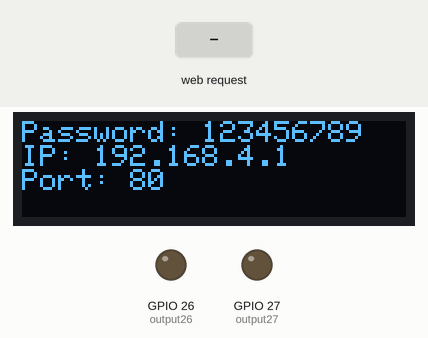
This sketch was run on a simulated ESP32. Shown: 128×32 one-colour display, output pins drawn as LEDs (lit = HIGH). The inputs (shaded band) are chosen by the test bench. The display library's start-up logo is not drawn; what the sketch prints to the serial monitor is not drawn.

Above: at 1.2 s.
1.3 s: HTTP request GET /26/on received
At 2.0 s:
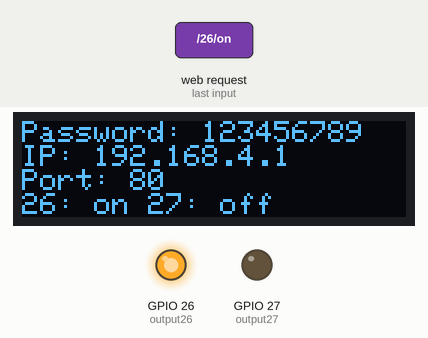
2.8 s: HTTP request GET /27/on received
At 3.1 s:
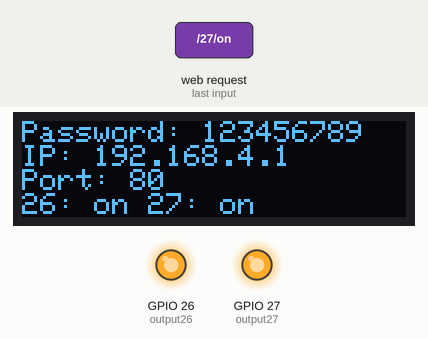
4.3 s: HTTP request GET /26/off received
At 5.5 s:
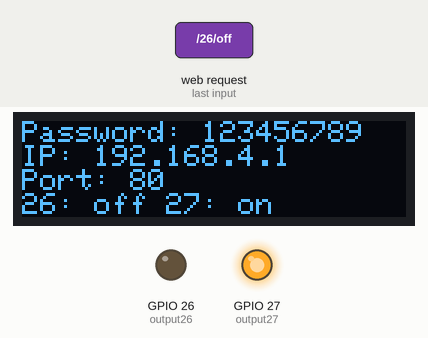
5.8 s: HTTP request GET /27/off received
At 6.6 s:
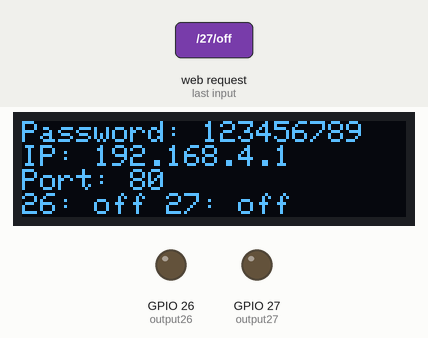
Timing chart, 0 to 8.3 s (numbered marks = the images above; inputs shaded):
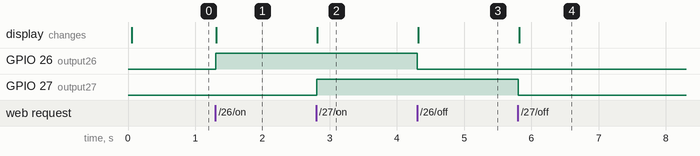

The sketch:

sketch_may11b.ino
```cpp
/*********
  Rui Santos
  Complete project details at https://randomnerdtutorials.com
*********/

// Load Wi-Fi library
#include <WiFi.h>

//screen
#include <SPI.h>
#include <Wire.h>
#include <Adafruit_GFX.h>
#include <Adafruit_SSD1306.h>

#define SCREEN_WIDTH 128 // OLED display width, in pixels
#define SCREEN_HEIGHT 32 // OLED display height, in pixels
#define OLED_RESET     -1 // Reset pin # (or -1 if sharing Arduino reset pin)
#define SCREEN_ADDRESS 0x3C ///< See datasheet for Address; 0x3D for 128x64, 0x3C for 128x32
Adafruit_SSD1306 display(SCREEN_WIDTH, SCREEN_HEIGHT, &Wire, OLED_RESET);


// Replace with your network credentials
const char* ssid     = "ESP32-Access-Point";
const char* password = "123456789";

// Set web server port number to 80
WiFiServer server(80);

// Variable to store the HTTP request
String header;

// Auxiliar variables to store the current output state
String output26State = "off";
String output27State = "off";

// Assign output variables to GPIO pins
const int output26 = 26;
const int output27 = 27;

IPAddress IP;

void setup() {
  Serial.begin(115200);

  // SSD1306_SWITCHCAPVCC = generate display voltage from 3.3V internally
  if(!display.begin(SSD1306_SWITCHCAPVCC, SCREEN_ADDRESS)) {
    //Serial.println(F("SSD1306 allocation failed"));
    //for(;;); // Don't proceed, loop forever
  }
  display.display();
  display.clearDisplay();

  // Initialize the output variables as outputs
  pinMode(output26, OUTPUT);
  pinMode(output27, OUTPUT);
  // Set outputs to LOW
  digitalWrite(output26, LOW);
  digitalWrite(output27, LOW);

  // Connect to Wi-Fi network with SSID and password
  Serial.print("Setting AP (Access Point)…");
  // Remove the password parameter, if you want the AP (Access Point) to be open
  WiFi.softAP(ssid, password);

  IP = WiFi.softAPIP();
  Serial.print("AP IP address: ");
  Serial.println(IP);

  drawSetup();
  display.display();

  server.begin();
}

void drawSetup(){
  display.clearDisplay();
  display.setTextSize(1);
  display.setTextColor(SSD1306_WHITE);
  display.setCursor(0, 0);
  display.print(F("Password: "));
  display.println(password);
  display.print(F("IP: "));
  display.println(IP);
  display.println(F("Port: 80"));
}

void loop(){
  WiFiClient client = server.available();   // Listen for incoming clients

  if (client) {                             // If a new client connects,
    Serial.println("New Client.");          // print a message out in the serial port
    String currentLine = "";                // make a String to hold incoming data from the client
    while (client.connected()) {            // loop while the client's connected
      if (client.available()) {             // if there's bytes to read from the client,
        char c = client.read();             // read a byte, then
        Serial.write(c);                    // print it out the serial monitor
        header += c;
        if (c == '\n') {                    // if the byte is a newline character
          // if the current line is blank, you got two newline characters in a row.
          // that's the end of the client HTTP request, so send a response:
          if (currentLine.length() == 0) {
            // HTTP headers always start with a response code (e.g. HTTP/1.1 200 OK)
            // and a content-type so the client knows what's coming, then a blank line:
            client.println("HTTP/1.1 200 OK");
            client.println("Content-type:text/html");
            client.println("Connection: close");
            client.println();

            // turns the GPIOs on and off
            if (header.indexOf("GET /26/on") >= 0) {
              Serial.println("GPIO 26 on");
              output26State = "on";
              digitalWrite(output26, HIGH);
            } else if (header.indexOf("GET /26/off") >= 0) {
              Serial.println("GPIO 26 off");
              output26State = "off";
              digitalWrite(output26, LOW);
            } else if (header.indexOf("GET /27/on") >= 0) {
              Serial.println("GPIO 27 on");
              output27State = "on";
              digitalWrite(output27, HIGH);
            } else if (header.indexOf("GET /27/off") >= 0) {
              Serial.println("GPIO 27 off");
              output27State = "off";
              digitalWrite(output27, LOW);
            }


            drawSetup();
            display.print(F("26: "));
            display.print(output26State);
            display.print(F(" 27: "));
            display.println(output27State);
            display.display();

            // Display the HTML web page
            client.println("<!DOCTYPE html><html>");
            client.println("<head><meta name=\"viewport\" content=\"width=device-width, initial-scale=1\">");
            client.println("<link rel=\"icon\" href=\"data:,\">");
            // CSS to style the on/off buttons
            // Feel free to change the background-color and font-size attributes to fit your preferences
            client.println("<style>html { font-family: Helvetica; display: inline-block; margin: 0px auto; text-align: center;}");
            client.println(".button { background-color: #4CAF50; border: none; color: white; padding: 16px 40px;");
            client.println("text-decoration: none; font-size: 30px; margin: 2px; cursor: pointer;}");
            client.println(".button2 {background-color: #555555;}</style></head>");

            // Web Page Heading
            client.println("<body><h1>ESP32 Web Server</h1>");

            // Display current state, and ON/OFF buttons for GPIO 26
            client.println("<p>GPIO 26 - State " + output26State + "</p>");
            // If the output26State is off, it displays the ON button
            if (output26State=="off") {
                 client.println("<p><a href=\"/26/on\"><button class=\"button button2\">OFF</button></a></p>");

            } else {
              client.println("<p><a href=\"/26/off\"><button class=\"button\">ON</button></a></p>");
             }

            // Display current state, and ON/OFF buttons for GPIO 27
            client.println("<p>GPIO 27 - State " + output27State + "</p>");
            // If the output27State is off, it displays the ON button
            if (output27State=="off") {
               client.println("<p><a href=\"/27/on\"><button class=\"button button2\">OFF</button></a></p>");
            } else {
             client.println("<p><a href=\"/27/off\"><button class=\"button\">ON</button></a></p>");
            }
            client.println("</body></html>");

            // The HTTP response ends with another blank line
            client.println();
            // Break out of the while loop
            break;
          } else { // if you got a newline, then clear currentLine
            currentLine = "";
          }
        } else if (c != '\r') {  // if you got anything else but a carriage return character,
          currentLine += c;      // add it to the end of the currentLine
        }
      }
    }
    // Clear the header variable
    header = "";
    // Close the connection
    client.stop();
    Serial.println("Client disconnected.");
    Serial.println("");
  }
}
```

Measured:
- after the input at 1.3 s, GPIO 26 (output26): LOW → HIGH at once; the display: changes at once (image 1)
- after the input at 2.8 s, GPIO 27 (output27): LOW → HIGH at once; the display: changes at once (image 2)
- after the input at 4.3 s, GPIO 26 (output26): HIGH → LOW at once; the display: changes at once (image 3)
- after the input at 5.8 s, GPIO 27 (output27): HIGH → LOW at once; the display: changes at once (image 4)
